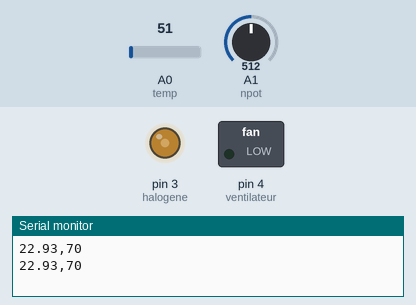
Recording of a sketch running on a simulated Arduino Uno, built with avr-gcc and run on an emulated ATmega328P. Shown: switched loads named in the sketch (green lamp = pin HIGH), output pins drawn as LEDs (lit = HIGH), the last lines printed to the serial monitor. Inputs (shaded band) come from the test bench; at power-on: A0 (temp) = 51, A1 (npot) = 512.

Above: at 2.8 s.
2.9 s: A0 (temp) set to 147
4.4 s: A0 (temp) set to 155
At 5.9 s:
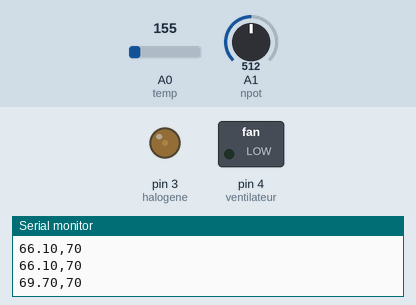
6.5 s: A1 (npot) set to 306
At 7.4 s:
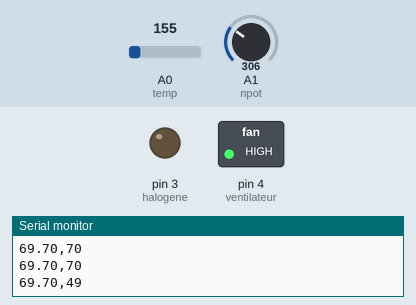
8.5 s: A1 (npot) set to 451
10.2 s: A1 (npot) set to 476
At 11.7 s:
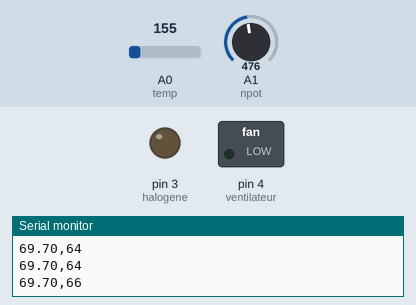
12.5 s: A1 (npot) set to 716
At 14.4 s:
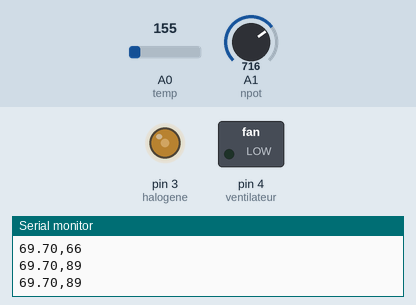
Timing chart, 0 to 15.5 s (numbered marks = the images above; inputs shaded):
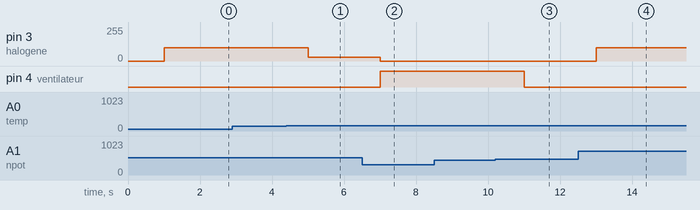

The sketch:

can.ino
```cpp
#define temp A0
#define npot A1
#define ventilateur 4
#define halogene 3


//#define temps


unsigned long previousMillis = 0;
const long interval = 1000;
unsigned long previousMillis2 = 0;
const long interval2 = 10000;
float vref = 4.6;
bool cmd = 0;
int i = 0, consigne;

void setup() {
  // put your setup code here, to run once:
  pinMode(temp, INPUT);
  pinMode(npot, INPUT);
  pinMode(ventilateur, OUTPUT);
  pinMode(halogene, OUTPUT);
  Serial.begin(57600);

}

void loop() {
  unsigned long currentMillis = millis();
  if (currentMillis - previousMillis >= interval) {
    previousMillis = currentMillis;
    int valeur = analogRead(temp);
    float valeurc = (valeur * vref) / 1023;
    float tempc = valeurc * 100;
    //Serial.print("temperature :");
    //Serial.print(temp);
    //Serial.print(" / ");
    //Serial.print(valeurc);
    //Serial.print(" V");
    //Serial.print(" / ");
    Serial.print(tempc);
    //Serial.println(" degre");

    consigne = map(analogRead(npot),0,1023,20,120);
    Serial.print(",");
    Serial.println(consigne);

    float delta = consigne - tempc;
    int commande = delta *100;
    commande= constrain(commande,0,100);

    analogWrite(halogene,commande);
    digitalWrite(ventilateur, LOW);

    if (delta <= -5)
    {
      digitalWrite(ventilateur,HIGH);
    }


  }

#ifdef temps
  if (currentMillis - previousMillis2 >= interval2) {
    previousMillis2 = currentMillis;
    {
      cmd = !cmd;
      if (cmd == 0)
      {
        analogWrite(halogene, 0);
        digitalWrite(ventilateur, HIGH);
      }
      else
      {
        analogWrite(halogene, 50);
        digitalWrite(ventilateur, LOW);
      }
    }
  }
#endif
}
```

Measured:
- the behaviour switches between 154 and 155 on A0 (temp) (found by bisection; images 0 and 1)
- the behaviour switches between 460 and 461 on A1 (npot) (found by bisection; images 2 and 3)
- after the input at 4.4 s, pin 3 (halogene): 100/255 → 30/255 after 0.60 s
- after the input at 6.5 s, pin 3 (halogene): 30/255 → 0/255 after 0.50 s; pin 4 (ventilateur): LOW → HIGH after 0.50 s
- after the input at 10.2 s, pin 4 (ventilateur): HIGH → LOW after 0.80 s
- after the input at 12.5 s, pin 3 (halogene): 0/255 → 100/255 after 0.50 s
